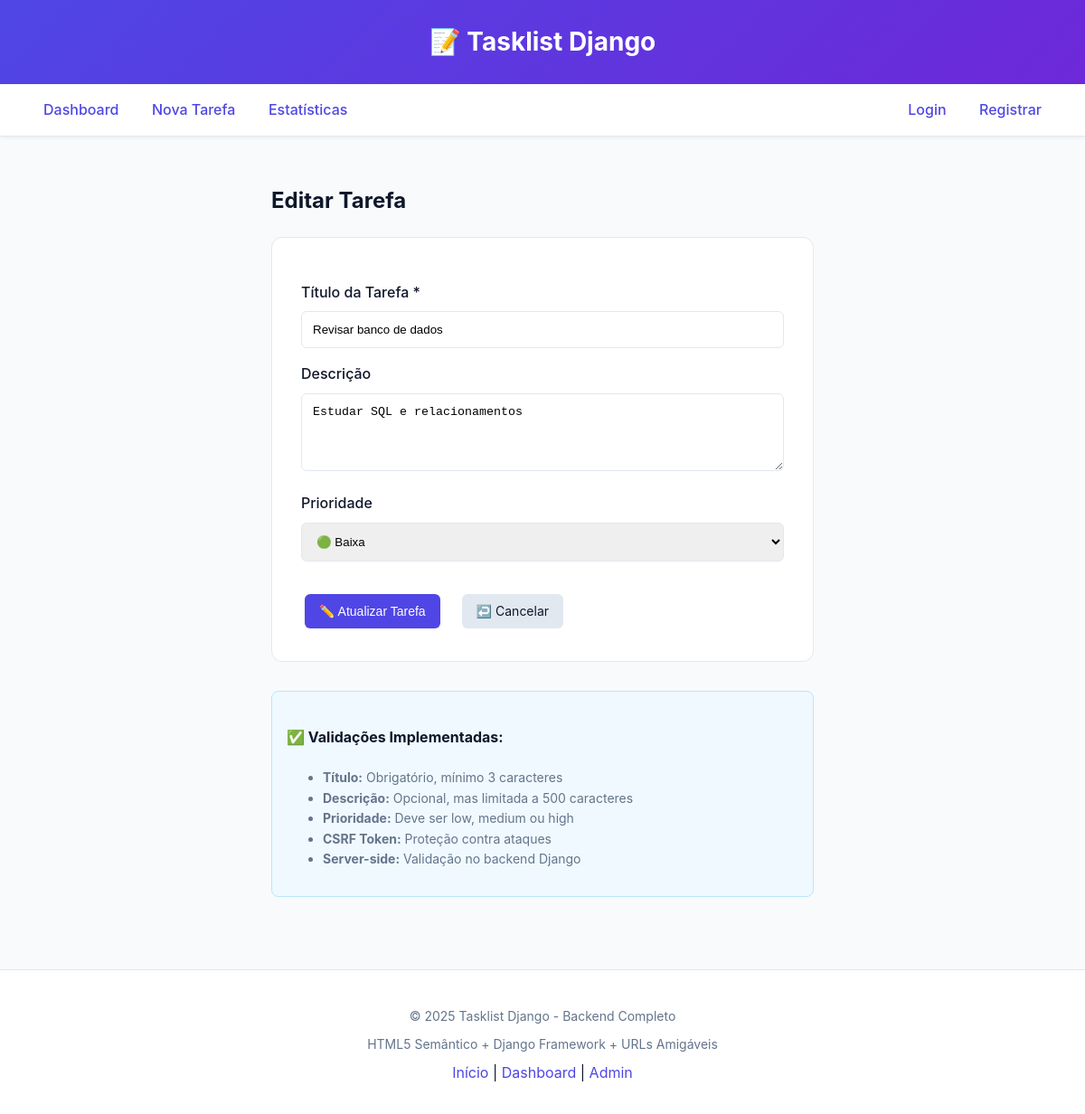
Page /edit/3/ (signed in) on the committed database.
### tasks/models.py (models this page shows, shortened)
class Task(models.Model):
    PRIORITY_CHOICES = [
        ('low', 'Baixa'),
        ('medium', 'Média'),
        ('high', 'Alta'),
    ]
    title = models.CharField(
        max_length=200,
        verbose_name="Título",
        help_text="Título da tarefa (máximo 200 caracteres)"
    )
    description = models.TextField(
        blank=True,
        null=True,
        verbose_name="Descrição",
        help_text="Descrição detalhada da tarefa"
    )
    priority = models.CharField(
        max_length=10,
        choices=PRIORITY_CHOICES,
        default='medium',
        verbose_name="Prioridade"
    )
    completed = models.BooleanField(
        default=False,
        verbose_name="Concluída"
    )
    created_at = models.DateTimeField(
        auto_now_add=True,
        verbose_name="Criado em"
    )
    updated_at = models.DateTimeField(
        auto_now=True,
        verbose_name="Atualizado em"
    )
    completed_at = models.DateTimeField(
        null=True,
        blank=True,
        verbose_name="Concluído em"
    )
    user = models.ForeignKey(
        User,
        on_delete=models.CASCADE,
        related_name='tasks',
        verbose_name="Usuário"
    )
    class Meta:
        verbose_name = "Tarefa"
        verbose_name_plural = "Tarefas"
        ordering = ['-created_at']

### tasks/views.py (the view, shortened to what this page needs)
# urls.py: path('edit/<int:task_id>/', views.task_edit, name='task_edit'),
@login_required
def task_edit(request, task_id):
    task = get_object_or_404(Task, id=task_id, user=request.user)
    return render(request, 'tasks/task_form.html', {'task': task, 'action': 'Editar'})

### tasks/templates/tasks/task_form.html (shortened to what this page needs)
{% extends 'tasks/base.html' %}
{% block content %}
<div style="max-width: 600px; margin: 0 auto;">
    <h2>{{ action }} Tarefa</h2>
    <form method="post" style="background: var(--card); padding: 2rem; border-radius: 12px; border: 1px solid var(--border);">
        <div class="form-group">
            <label for="title">Título da Tarefa *</label>
            <input type="text"
                   id="title"
                   name="title"
                   value="{{ task.title|default:'' }}"
                   required
                   placeholder="Digite o título da tarefa">
        </div>
        <div class="form-group">
            <label for="description">Descrição</label>
            <textarea id="description"
                      name="description"
                      rows="4"
                      placeholder="Descreva os detalhes da tarefa...">{{ task.description|default:'' }}</textarea>
        </div>
        <div class="form-group">
            <label for="priority">Prioridade</label>
            <select id="priority" name="priority">
                <option value="low" {% if task.priority == 'low' %}selected{% endif %}>🟢 Baixa</option>
            </select>
        </div>
        <div style="display: flex; gap: 1rem; margin-top: 2rem;">
            <button type="submit" class="btn">
                {% if task %}✏️ Atualizar Tarefa{% else %}➕ Criar Tarefa{% endif %}
            </button>
            <a href="{% url 'tasks:task_list' %}" class="btn btn-secondary">↩️ Cancelar</a>
        </div>
    </form>
    <div style="margin-top: 2rem; padding: 1rem; background: #f0f9ff; border-radius: 8px; border: 1px solid #bae6fd;">
        <h4>✅ Validações Implementadas:</h4>
        <ul style="font-size: 0.875rem; color: var(--text-muted);">
            <li><strong>Título:</strong> Obrigatório, mínimo 3 caracteres</li>
            <li><strong>Descrição:</strong> Opcional, mas limitada a 500 caracteres</li>
            <li><strong>Prioridade:</strong> Deve ser low, medium ou high</li>
            <li><strong>CSRF Token:</strong> Proteção contra ataques</li>
            <li><strong>Server-side:</strong> Validação no backend Django</li>
        </ul>
    </div>
</div>
{% endblock %}

### tasks/templates/tasks/base.html (style rules this page uses)
:root { --bg: #f8fafc; --card: #ffffff; --accent: #4f46e5; --accent-hover: #4338ca; --text: #0f172a; --text-muted: #64748b; --border: #e2e8f0; --success: #10b981; --error: #ef4444; --warning: #f59e0b; }
* { box-sizing: border-box; }
body { margin: 0; font-family: -apple-system, BlinkMacSystemFont, "Segoe UI", Roboto, sans-serif; background: var(--bg); color: var(--text); line-height: 1.6; }
.btn { background: var(--accent); color: white; border: none; padding: 0.5rem 1rem; border-radius: 6px; text-decoration: none; font-size: 0.875rem; margin: 0.25rem; cursor: pointer; }
.btn-secondary { background: var(--border); color: var(--text); }
.form-group { margin: 1rem 0; }
.form-group label { display: block; margin-bottom: 0.5rem; font-weight: 500; }
.form-group input, .form-group select, .form-group textarea { width: 100%; padding: 0.75rem; border: 1px solid var(--border); border-radius: 6px; }

### rows in the picture
Task: title "Revisar banco de dados", description "Estudar SQL e relacionamentos", priority "🟢 Baixa"

### other values in the picture
{{ action }} "Editar"
